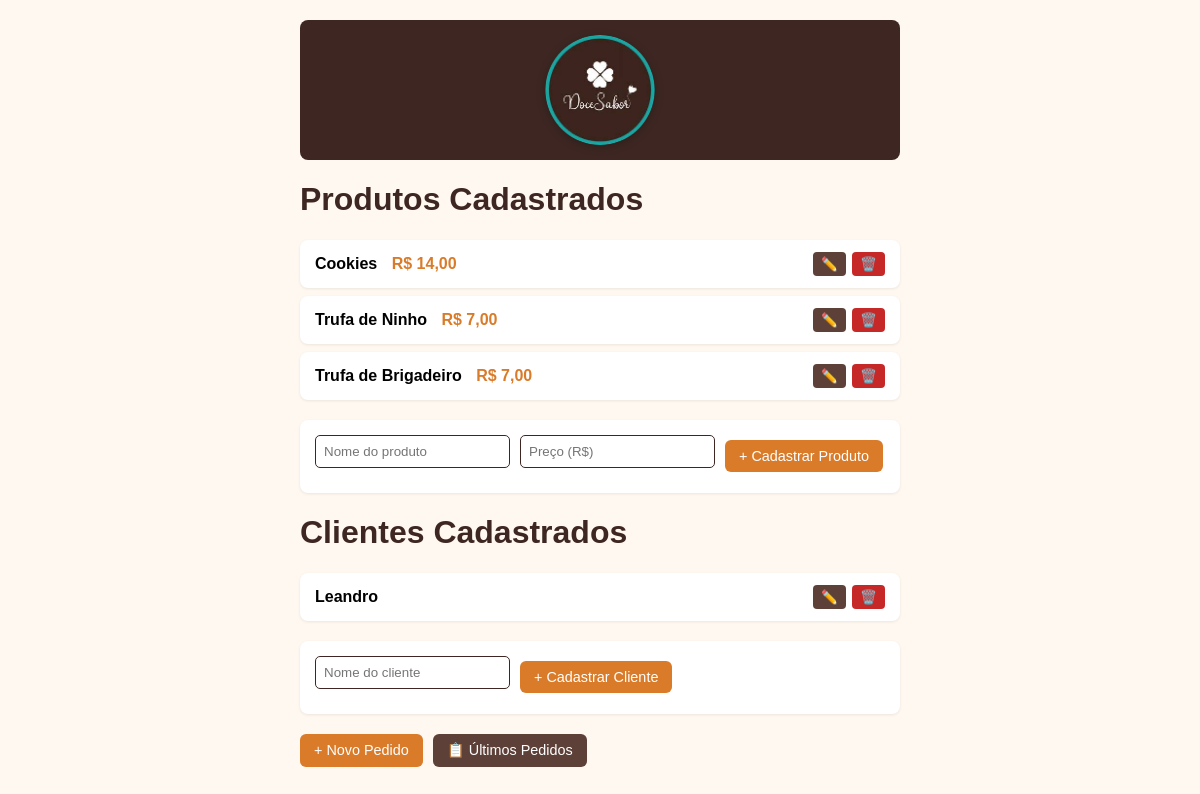
/, run on an earlier commit of the app's database.
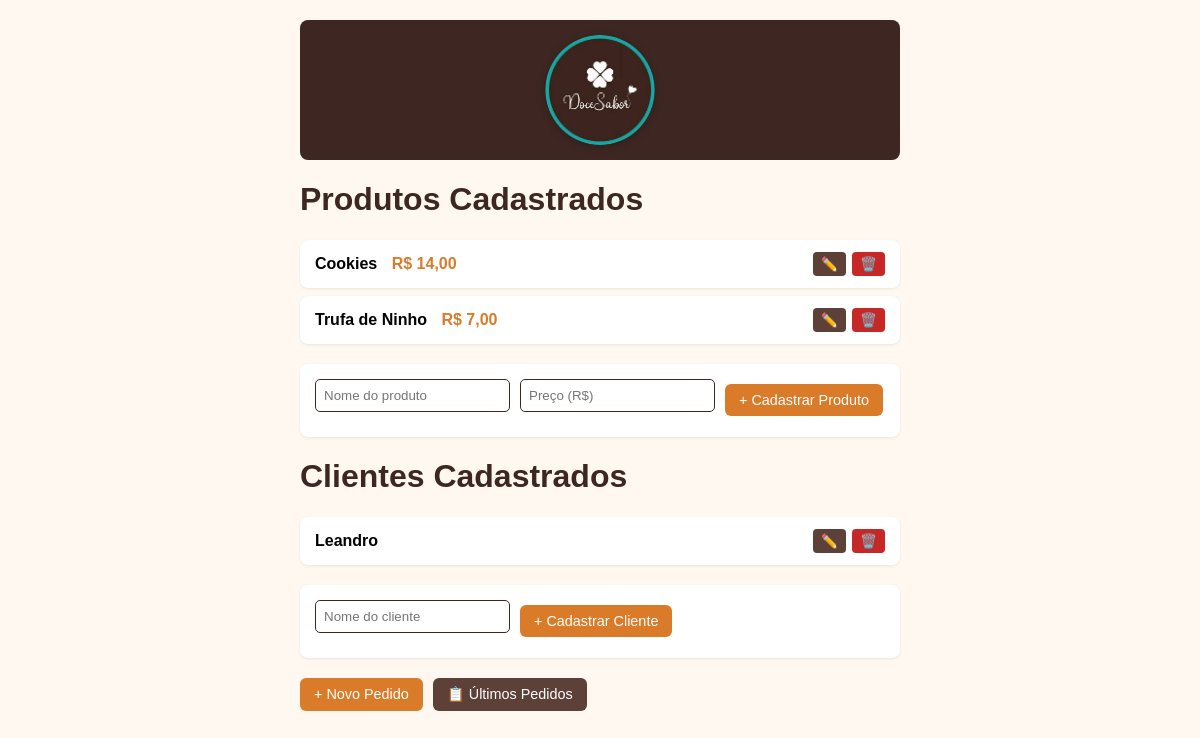
And on a later commit of the database.
### pedidos/models.py (models this page shows, shortened)
class Produto(models.Model):
    name = models.CharField(max_length=100)
    price = models.FloatField()

class Cliente(models.Model):
    name = models.CharField(max_length=50)

### pedidos/views.py (the view, shortened to what this page needs)
# urls.py: path('', views.home, name='home'),
def home(request):
    produtos = Produto.objects.all()
    clientes = Cliente.objects.all()
    return render(request, 'pedidos/home.html', {'produtos': produtos, 'clientes': clientes})

### pedidos/templates/pedidos/home.html (shortened to what this page needs)
{% extends 'pedidos/base.html' %}
{% block content %}
<h1> Produtos Cadastrados </h1>
<ul>
    {% for produto in produtos %}
        <li>
            <div>
                <strong>{{ produto.name }}</strong>
                <span style="color: var(--laranja); font-weight: bold; margin-left: 10px;">R$ {{ produto.price|floatformat:2 }}</span>
            </div>
            <div style="display: flex; gap: 6px;">
                <a href="{% url 'editar_produto' produto.id %}" class="btn-secondary" style="padding: 4px 8px; font-size: 0.85em; border-radius: 4px;" title="Editar produto">✏️</a>
                <a href="{% url 'excluir_produto' produto.id %}" onclick="return confirm('Deseja realmente excluir o produto &quot;{{ produto.name }}&quot;?');" class="btn-danger" style="padding: 4px 8px; font-size: 0.85em; border-radius: 4px;" title="Excluir produto">🗑️</a>
            </div>
        </li>
    {% empty %}
        <li style="color: #888; justify-content: center;">Nenhum produto cadastrado ainda.</li>
    {% endfor %}
</ul>
<form method='POST'>
    <input type="text" name="name" placeholder="Nome do produto" required>
    <input type="number" step="0.01" name="price" placeholder="Preço (R$)" required>
    <button type="submit">+ Cadastrar Produto</button>
</form>
<h1> Clientes Cadastrados </h1>
<ul>
    {% for cliente in clientes %}
        <li>
            <span><strong>{{ cliente.name }}</strong></span>
            <div style="display: flex; gap: 6px;">
                <a href="{% url 'editar_cliente' cliente.id %}" class="btn-secondary" style="padding: 4px 8px; font-size: 0.85em; border-radius: 4px;" title="Editar cliente">✏️</a>
                <a href="{% url 'excluir_cliente' cliente.id %}" onclick="return confirm('Deseja realmente excluir o cliente &quot;{{ cliente.name }}&quot;?\n\nAtenção: pedidos vinculados a este cliente também serão removidos.');" class="btn-danger" style="padding: 4px 8px; font-size: 0.85em; border-radius: 4px;" title="Excluir cliente">🗑️</a>
            </div>
        </li>
    {% empty %}
        <li style="color: #888; justify-content: center;">Nenhum cliente cadastrado ainda.</li>
    {% endfor %}
</ul>
<form method="POST">
    <input type="text" name="name" placeholder="Nome do cliente" required>
    <button type="submit">+ Cadastrar Cliente</button>
</form>
<div style="display: flex; gap: 10px; margin-top: 20px;">
    <a href="{% url 'criar_pedido' %}" class="btn">+ Novo Pedido</a>
    <a href="{% url 'ultimos_pedidos' %}" class="btn btn-secondary">📋 Últimos Pedidos</a>
</div>
{% endblock %}

What changed in the data, as far as the page shows it:
removed Produto: name "Trufa de Brigadeiro", price "7,00"
